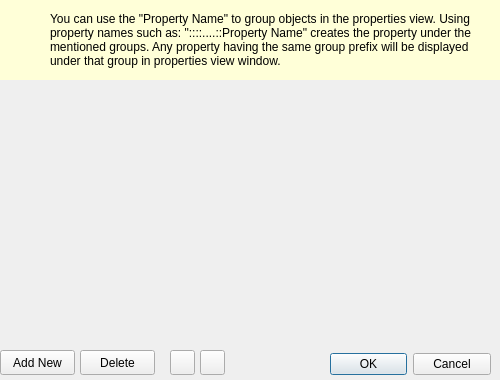
<?xml version="1.0" encoding="UTF-8"?>
<ui version="4.0">
 <class>userdefineddialog</class>
 <widget class="QDialog" name="userdefineddialog">
  <property name="geometry">
   <rect>
    <x>0</x>
    <y>0</y>
    <width>500</width>
    <height>380</height>
   </rect>
  </property>
  <property name="minimumSize">
   <size>
    <width>500</width>
    <height>380</height>
   </size>
  </property>
  <property name="maximumSize">
   <size>
    <width>500</width>
    <height>380</height>
   </size>
  </property>
  <property name="windowTitle">
   <string>Edit User Defined Properties</string>
  </property>
  <widget class="QDialogButtonBox" name="buttonBox">
   <property name="geometry">
    <rect>
     <x>330</x>
     <y>348</y>
     <width>161</width>
     <height>32</height>
    </rect>
   </property>
   <property name="orientation">
    <enum>Qt::Horizontal</enum>
   </property>
   <property name="standardButtons">
    <set>QDialogButtonBox::Cancel|QDialogButtonBox::Ok</set>
   </property>
  </widget>
  <widget class="QLabel" name="label">
   <property name="geometry">
    <rect>
     <x>50</x>
     <y>0</y>
     <width>450</width>
     <height>80</height>
    </rect>
   </property>
   <property name="sizePolicy">
    <sizepolicy hsizetype="Fixed" vsizetype="Fixed">
     <horstretch>0</horstretch>
     <verstretch>0</verstretch>
    </sizepolicy>
   </property>
   <property name="styleSheet">
    <string notr="true">background-color: rgb(255, 255, 216);</string>
   </property>
   <property name="text">
    <string>You can use the &quot;Property Name&quot; to group objects in the properties view. Using property names such as: &quot;&lt;group&gt;::&lt;group&gt;::....::Property Name&quot; creates the property under the mentioned groups. Any property having the same group prefix will be displayed under that group in properties view window.</string>
   </property>
   <property name="wordWrap">
    <bool>true</bool>
   </property>
  </widget>
  <widget class="QLabel" name="mIconLabelBackground">
   <property name="geometry">
    <rect>
     <x>0</x>
     <y>0</y>
     <width>50</width>
     <height>80</height>
    </rect>
   </property>
   <property name="styleSheet">
    <string notr="true">background-color: rgb(255, 255, 216);</string>
   </property>
   <property name="text">
    <string/>
   </property>
  </widget>
  <widget class="QWidget" name="horizontalLayoutWidget">
   <property name="geometry">
    <rect>
     <x>0</x>
     <y>80</y>
     <width>501</width>
     <height>261</height>
    </rect>
   </property>
   <layout class="QHBoxLayout" name="mLayout"/>
  </widget>
  <widget class="QPushButton" name="mBtnNew">
   <property name="geometry">
    <rect>
     <x>0</x>
     <y>350</y>
     <width>75</width>
     <height>25</height>
    </rect>
   </property>
   <property name="text">
    <string>Add New</string>
   </property>
  </widget>
  <widget class="QPushButton" name="mBtnDelete">
   <property name="geometry">
    <rect>
     <x>80</x>
     <y>350</y>
     <width>75</width>
     <height>25</height>
    </rect>
   </property>
   <property name="text">
    <string>Delete</string>
   </property>
  </widget>
  <widget class="QPushButton" name="mBtnUp">
   <property name="geometry">
    <rect>
     <x>170</x>
     <y>350</y>
     <width>25</width>
     <height>25</height>
    </rect>
   </property>
   <property name="text">
    <string/>
   </property>
  </widget>
  <widget class="QPushButton" name="mBtnDown">
   <property name="geometry">
    <rect>
     <x>200</x>
     <y>350</y>
     <width>25</width>
     <height>25</height>
    </rect>
   </property>
   <property name="text">
    <string/>
   </property>
  </widget>
  <widget class="QLabel" name="mIconLabel">
   <property name="geometry">
    <rect>
     <x>9</x>
     <y>22</y>
     <width>32</width>
     <height>32</height>
    </rect>
   </property>
   <property name="styleSheet">
    <string notr="true">background-color: rgb(255, 255, 216);</string>
   </property>
   <property name="text">
    <string/>
   </property>
  </widget>
 </widget>
 <resources/>
 <connections>
  <connection>
   <sender>buttonBox</sender>
   <signal>accepted()</signal>
   <receiver>userdefineddialog</receiver>
   <slot>accept()</slot>
   <hints>
    <hint type="sourcelabel">
     <x>248</x>
     <y>254</y>
    </hint>
    <hint type="destinationlabel">
     <x>157</x>
     <y>274</y>
    </hint>
   </hints>
  </connection>
  <connection>
   <sender>buttonBox</sender>
   <signal>rejected()</signal>
   <receiver>userdefineddialog</receiver>
   <slot>reject()</slot>
   <hints>
    <hint type="sourcelabel">
     <x>316</x>
     <y>260</y>
    </hint>
    <hint type="destinationlabel">
     <x>286</x>
     <y>274</y>
    </hint>
   </hints>
  </connection>
 </connections>
</ui>
